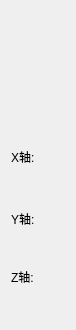
         <widget class="QWidget" name="layoutWidget_3">
          <property name="geometry">
           <rect>
            <x>50</x>
            <y>150</y>
            <width>69</width>
            <height>330</height>
           </rect>
          </property>
          <layout class="QVBoxLayout" name="verticalLayout_3">
           <item>
            <widget class="QLabel" name="label_40">
             <property name="minimumSize">
              <size>
               <width>54</width>
               <height>130</height>
              </size>
             </property>
             <property name="maximumSize">
              <size>
               <width>54</width>
               <height>23</height>
              </size>
             </property>
             <property name="layoutDirection">
              <enum>Qt::LeftToRight</enum>
             </property>
             <property name="text">
              <string>X轴:</string>
             </property>
            </widget>
           </item>
           <item>
            <widget class="QLabel" name="label_53">
             <property name="minimumSize">
              <size>
               <width>54</width>
               <height>28</height>
              </size>
             </property>
             <property name="maximumSize">
              <size>
               <width>54</width>
               <height>23</height>
              </size>
             </property>
             <property name="layoutDirection">
              <enum>Qt::LeftToRight</enum>
             </property>
             <property name="text">
              <string>Y轴:</string>
             </property>
            </widget>
           </item>
           <item>
            <widget class="QLabel" name="label_11">
             <property name="minimumSize">
              <size>
               <width>54</width>
               <height>22</height>
              </size>
             </property>
             <property name="maximumSize">
              <size>
               <width>54</width>
               <height>23</height>
              </size>
             </property>
             <property name="text">
              <string>Z轴:</string>
             </property>
            </widget>
           </item>
          </layout>
         </widget>
